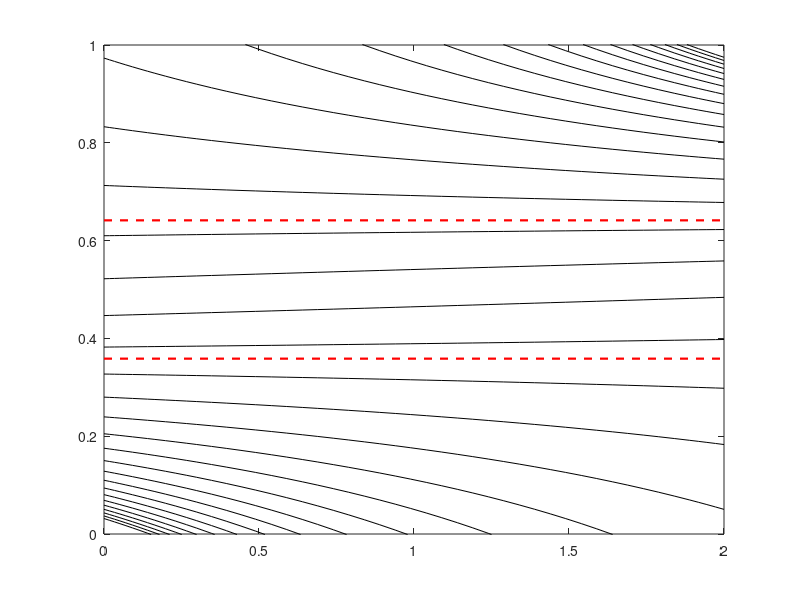

Recreate this plot in MATLAB. (Note: this script raises an error after producing the figure.)
%% Модификации модели Мальтуса
% Рассмотрим уравнение 
%
% $$ \mathrm{d}_t x = k(x) x, $$
%
% где будем считать функцию $k(x)$ непрерывной.

%% Логистическое уравнение с постоянным отловом
% Пусть функция $k(x) = 1 - x$. Тогда получаем уравнение
%
% $$ \mathrm{d}_t x = x - x^2$$
%
% Введем постоянный отлов $c \geq 0$:
%
% $$ \mathrm{d}_t x = x - x^2 - c$$
%
% У данного уравнения
% 
% # имется две положительные стационарные точки при $c < 1/4$. Причем, 
% наибольший корень является устойчивым, а наименьший - нет;
% # имеется одна неустойчивая стационарная точка при $c = 1/4$;
% # нет стационарных точек при $c > 1/4$. Здесь, популяция истребляется за
% конечно время.

c = .23;
x_0 = logspace(-1.5, 0.8, 35);
T = 2;
tspan = [0, T];

[t, x] = ode45(@(t, x) x - x.^2 - c, tspan, x_0);

figure(2);
plot(t, x, '-k');

x_star = roots([-1 1 -c]);
for k = 1 : length(x_star)
    if isreal(x_star(k))
        line([0, T], [x_star(k), x_star(k)], ...
            'Linestyle', '--', 'Color', 'red', 'LineWidth', 1.6);
    end
end
axis([0, T, 0, min(1, max(x_0))])
tl = title('$\dot{x} = x - x^2 - c$', Interpreter = 'latex', FontSize = 14);
subtitle(['$c = ' num2str(c) '$'], 'Interpreter', 'latex');
xlabel('$t$', 'Interpreter', 'latex', 'FontSize', 14);
ylabel('$x$', 'Interpreter', 'latex', 'FontSize', 14)


%% Логистическое уравнение с мягким отловом
% Введем мягкий отлов, который попорционален текущей популяции: $Q(x) =
% \theta x$. Тогда уравнение примет вид
%
% $$ \mathrm{d}_t x = (1 - \theta)x - x^2 = x(1 - \theta - x)$$
%
% У данного уравнения имеется
% 
% # неустойчивая стационарная точка $x_1^* = 0$
% # устойчивая стационарная точка $x_2^* = 1 - \theta$
%
% В стационарной точке $x_2^* = 1 - \theta$ сам отлов равен $Q(x_2^*) =
% \theta (1 - \theta)$, который достигает максимума в точке $\theta = 1/2$,
% и равен при этом $Q(0.5) = 0.25$.

theta = .5;
x_0 = logspace(-2, 0.5, 35);
T = 2;
tspan = [0, T];

[t, x] = ode45(@(t, x) (1 - theta)*x - x.^2, tspan, x_0);

figure(3);
plot(t, x, '-k');
line([0 T], [1 - theta, 1 - theta], 'Color', 'red', 'LineStyle', '--', 'LineWidth', 1.6);
line([0 T], [0, 0], 'Color', 'red', 'LineStyle', '--', 'LineWidth', 1.6);

axis([0, T, 0, min(1, max(x_0))])
tl = title('$\dot{x} = (1 - \theta)x - x^2$', Interpreter = 'latex', FontSize = 14);
subtitle(['$\theta = ' num2str(theta) '$'], 'Interpreter', 'latex');
xlabel('$t$', 'Interpreter', 'latex', 'FontSize', 14);
ylabel('$x$', 'Interpreter', 'latex', 'FontSize', 14)
